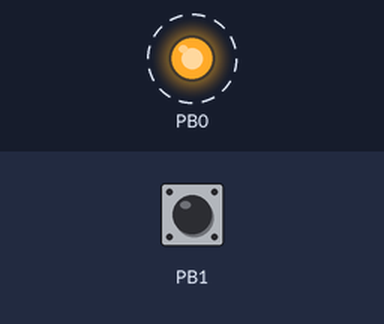
Simulated run of this program. Board: ATmega328P, built with avr-gcc and emulated at 1 MHz. Parts: output pins drawn as LEDs (lit = HIGH). Dashed ring = blinking. The inputs (shaded band) are chosen by the test bench; at power-on: PB1 HIGH.

Above: at 0.05 s.
Timing chart, 0 to 3.0 s (numbered marks = the images above):
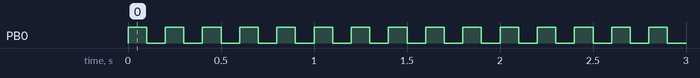

The program:

main.c
```c
/*
 * HelloWorld.cpp
 *
 *  Created on: 18 mei 2014
 *      Author: Gunnar
 */

#include <avr/io.h>       // Header file for basic avr input/output
#include <util/delay.h>

int main(void)
{
	DDRB |= 1 << PINB0; 	// Data Direction Register output PINB0
	DDRB &= ~(1 << PINB1); 	// Data Direction Register input PINB1
	PORTB |= 1 << PINB1; 	// Set PINB1 to a high reading

	while (1)
	{
		PORTB ^= 1 << PINB0;	// XOR (^) to toggle only pin 0 on Port B
//		_delay_ms(100);		// Delay between the toggling on and off of 100 ms

		if (bit_is_clear(PINB, 1))
		{
			_delay_ms(10);
		}
		else
		{
			_delay_ms(100);
		}
	}
}
```

Measured:
- by itself, PB0: alternates HIGH for 0.10 s and LOW for 0.10 s
